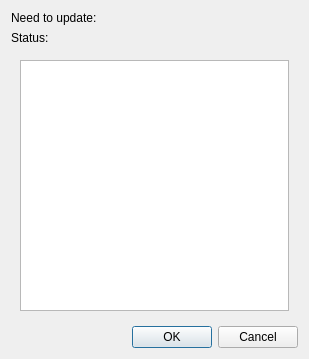
<?xml version="1.0" encoding="UTF-8"?>
<ui version="4.0">
 <class>Dialog</class>
 <widget class="QDialog" name="Dialog">
  <property name="geometry">
   <rect>
    <x>0</x>
    <y>0</y>
    <width>309</width>
    <height>359</height>
   </rect>
  </property>
  <property name="windowTitle">
   <string>Dialog</string>
  </property>
  <layout class="QVBoxLayout" name="verticalLayout">
   <item>
    <layout class="QHBoxLayout" name="horizontalLayout">
     <item>
      <widget class="QLabel" name="label">
       <property name="text">
        <string>Need to update:</string>
       </property>
      </widget>
     </item>
     <item>
      <widget class="QLabel" name="label_2">
       <property name="text">
        <string/>
       </property>
      </widget>
     </item>
    </layout>
   </item>
   <item>
    <widget class="QLabel" name="label_3">
     <property name="text">
      <string>Status:</string>
     </property>
    </widget>
   </item>
   <item>
    <widget class="QScrollArea" name="scrollArea">
     <property name="frameShape">
      <enum>QFrame::NoFrame</enum>
     </property>
     <property name="widgetResizable">
      <bool>true</bool>
     </property>
     <widget class="QWidget" name="scrollAreaWidgetContents">
      <property name="geometry">
       <rect>
        <x>0</x>
        <y>0</y>
        <width>291</width>
        <height>262</height>
       </rect>
      </property>
      <layout class="QHBoxLayout" name="horizontalLayout_2">
       <item>
        <widget class="QTextBrowser" name="textBrowser"/>
       </item>
      </layout>
     </widget>
    </widget>
   </item>
   <item>
    <widget class="QDialogButtonBox" name="buttonBox">
     <property name="orientation">
      <enum>Qt::Horizontal</enum>
     </property>
     <property name="standardButtons">
      <set>QDialogButtonBox::Cancel|QDialogButtonBox::Ok</set>
     </property>
    </widget>
   </item>
  </layout>
 </widget>
 <resources/>
 <connections>
  <connection>
   <sender>buttonBox</sender>
   <signal>accepted()</signal>
   <receiver>Dialog</receiver>
   <slot>accept()</slot>
   <hints>
    <hint type="sourcelabel">
     <x>248</x>
     <y>254</y>
    </hint>
    <hint type="destinationlabel">
     <x>157</x>
     <y>274</y>
    </hint>
   </hints>
  </connection>
  <connection>
   <sender>buttonBox</sender>
   <signal>rejected()</signal>
   <receiver>Dialog</receiver>
   <slot>reject()</slot>
   <hints>
    <hint type="sourcelabel">
     <x>316</x>
     <y>260</y>
    </hint>
    <hint type="destinationlabel">
     <x>286</x>
     <y>274</y>
    </hint>
   </hints>
  </connection>
 </connections>
</ui>
